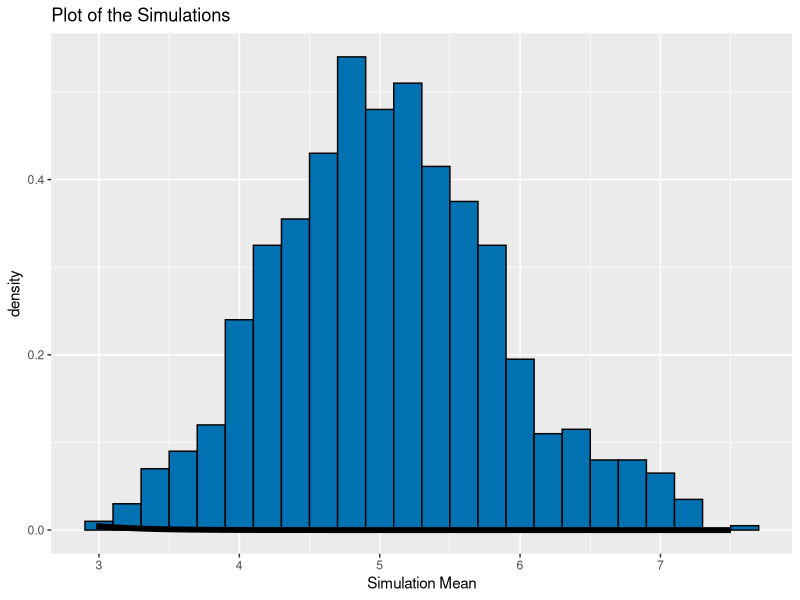

R code for this plot:
## ---- chunk 1
knitr::opts_chunk$set(echo = TRUE)
## ---- chunk 2
ECHO=TRUE
set.seed(1337)
lambda = 0.2
exponentials = 40
## ---- chunk 3
simMeans = NULL
for (i in 1 : 1000) simMeans = c(simMeans, mean(rexp(exponentials, lambda)))
## ---- chunk 4
mean(simMeans)
## ---- chunk 5
lambda^-1
## ---- chunk 6
abs(mean(simMeans)-lambda^-1)
## ---- chunk 7
var(simMeans)
## ---- chunk 8
(lambda * sqrt(exponentials))^-2
## ---- chunk 9
abs(var(simMeans)-(lambda * sqrt(exponentials))^-2)
## ---- chunk 10
library(ggplot2)
ggplot(data.frame(y=simMeans), aes(x=y)) + 
  geom_histogram(aes(y=..density..), binwidth=0.2, fill="#0072B2", 
                 color="black") +
  stat_function(fun=dnorm, arg=list(mean=lambda^-1, 
                                    sd=(lambda*sqrt(exponentials))^-1), 
                size=2) +
  labs(title="Plot of the Simulations", x="Simulation Mean")
